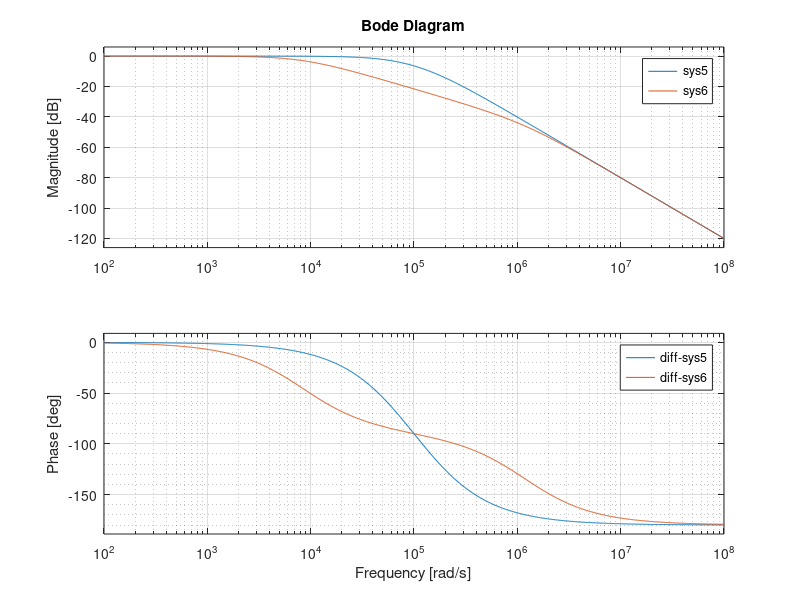

This chart was generated by the following MATLAB code:
% 4. in a 2-stage RC ladder if R_1=R_2 and C_1=C_2 
% R1=1e3; C1=0.01e-6;  % R_a=1e3; C_a=0.01e-6;
% R2=10e3; C2=0.001e-6;  % R_b=10e3; C_b=0.001e-6;
R_a=1e3; C_a=0.01e-6;
R_b=10e3; C_b=0.001e-6;
num=[1];
den5=[R_a*R_b*C_a*C_b, (R_a*C_a+R_a*C_b+R_b*C_b), 1];

den6=[R_b*R_a*C_b*C_a, (R_b*C_b+R_b*C_a+R_a*C_a), 1];



sys5=tf(num,den5);
sys6=tf(num,den6);
figure;
bode(sys5,sys6);
legend('diff-sys5','diff-sys6' );
grid minor;
